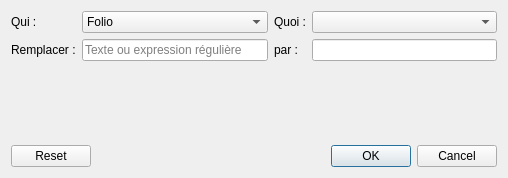
<?xml version="1.0" encoding="UTF-8"?>
<ui version="4.0">
 <class>replaceAdvancedDialog</class>
 <widget class="QDialog" name="replaceAdvancedDialog">
  <property name="geometry">
   <rect>
    <x>0</x>
    <y>0</y>
    <width>508</width>
    <height>178</height>
   </rect>
  </property>
  <property name="windowTitle">
   <string>Rechercher/Remplacer avancé</string>
  </property>
  <layout class="QGridLayout" name="gridLayout" columnstretch="0,0,0,0">
   <item row="1" column="3">
    <widget class="QLineEdit" name="m_replace_le">
     <property name="clearButtonEnabled">
      <bool>false</bool>
     </property>
    </widget>
   </item>
   <item row="1" column="2">
    <widget class="QLabel" name="label_4">
     <property name="text">
      <string>par :</string>
     </property>
    </widget>
   </item>
   <item row="1" column="0">
    <widget class="QLabel" name="label_2">
     <property name="text">
      <string>Remplacer :</string>
     </property>
    </widget>
   </item>
   <item row="3" column="0" colspan="4">
    <widget class="QDialogButtonBox" name="m_button_box">
     <property name="orientation">
      <enum>Qt::Horizontal</enum>
     </property>
     <property name="standardButtons">
      <set>QDialogButtonBox::Cancel|QDialogButtonBox::Ok|QDialogButtonBox::Reset</set>
     </property>
    </widget>
   </item>
   <item row="0" column="0">
    <widget class="QLabel" name="label">
     <property name="text">
      <string>Qui :</string>
     </property>
    </widget>
   </item>
   <item row="1" column="1">
    <widget class="QLineEdit" name="m_search_le">
     <property name="placeholderText">
      <string>Texte ou expression régulière</string>
     </property>
    </widget>
   </item>
   <item row="0" column="3">
    <widget class="QComboBox" name="m_what_cb"/>
   </item>
   <item row="0" column="1">
    <widget class="QComboBox" name="m_who_cb">
     <item>
      <property name="text">
       <string>Folio</string>
      </property>
     </item>
     <item>
      <property name="text">
       <string>Élément</string>
      </property>
     </item>
     <item>
      <property name="text">
       <string>Conducteur</string>
      </property>
     </item>
     <item>
      <property name="text">
       <string>Texte indépendant</string>
      </property>
     </item>
    </widget>
   </item>
   <item row="0" column="2">
    <widget class="QLabel" name="label_3">
     <property name="text">
      <string>Quoi :</string>
     </property>
    </widget>
   </item>
   <item row="2" column="1">
    <spacer name="verticalSpacer">
     <property name="orientation">
      <enum>Qt::Vertical</enum>
     </property>
     <property name="sizeHint" stdset="0">
      <size>
       <width>20</width>
       <height>40</height>
      </size>
     </property>
    </spacer>
   </item>
  </layout>
 </widget>
 <tabstops>
  <tabstop>m_search_le</tabstop>
  <tabstop>m_replace_le</tabstop>
  <tabstop>m_who_cb</tabstop>
  <tabstop>m_what_cb</tabstop>
 </tabstops>
 <resources/>
 <connections/>
</ui>
